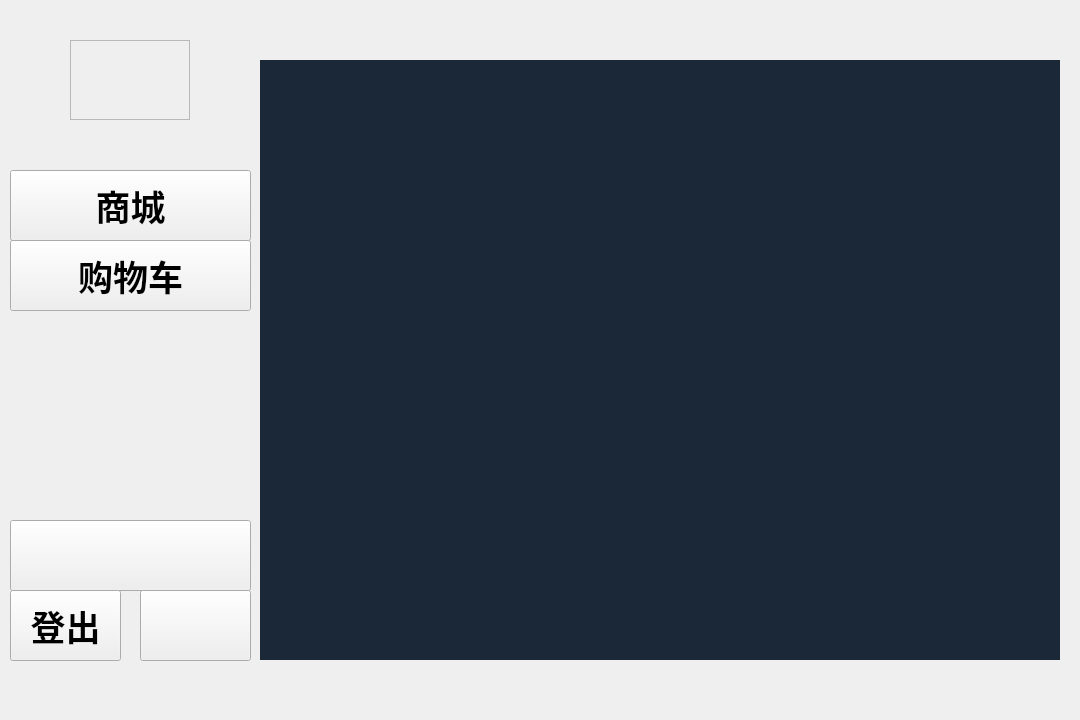
<?xml version="1.0" encoding="UTF-8"?>
<ui version="4.0">
 <class>Mainwindow</class>
 <widget class="QWidget" name="Mainwindow">
  <property name="geometry">
   <rect>
    <x>0</x>
    <y>0</y>
    <width>1080</width>
    <height>720</height>
   </rect>
  </property>
  <property name="windowTitle">
   <string>宝淘</string>
  </property>
  <widget class="QPushButton" name="market">
   <property name="geometry">
    <rect>
     <x>10</x>
     <y>170</y>
     <width>241</width>
     <height>71</height>
    </rect>
   </property>
   <property name="font">
    <font>
     <family>Alibaba PuHuiTi</family>
     <pointsize>26</pointsize>
     <weight>75</weight>
     <bold>true</bold>
    </font>
   </property>
   <property name="cursor">
    <cursorShape>PointingHandCursor</cursorShape>
   </property>
   <property name="text">
    <string>商城</string>
   </property>
  </widget>
  <widget class="QPushButton" name="shoplist">
   <property name="geometry">
    <rect>
     <x>10</x>
     <y>240</y>
     <width>241</width>
     <height>71</height>
    </rect>
   </property>
   <property name="font">
    <font>
     <family>Alibaba PuHuiTi</family>
     <pointsize>26</pointsize>
     <weight>75</weight>
     <bold>true</bold>
    </font>
   </property>
   <property name="cursor">
    <cursorShape>PointingHandCursor</cursorShape>
   </property>
   <property name="text">
    <string>购物车</string>
   </property>
  </widget>
  <widget class="QPushButton" name="useredit">
   <property name="geometry">
    <rect>
     <x>10</x>
     <y>520</y>
     <width>241</width>
     <height>71</height>
    </rect>
   </property>
   <property name="font">
    <font>
     <family>Alibaba PuHuiTi</family>
     <pointsize>26</pointsize>
     <weight>75</weight>
     <bold>true</bold>
    </font>
   </property>
   <property name="cursor">
    <cursorShape>PointingHandCursor</cursorShape>
   </property>
   <property name="text">
    <string/>
   </property>
  </widget>
  <widget class="QPushButton" name="logout">
   <property name="geometry">
    <rect>
     <x>10</x>
     <y>590</y>
     <width>111</width>
     <height>71</height>
    </rect>
   </property>
   <property name="font">
    <font>
     <family>Alibaba PuHuiTi</family>
     <pointsize>26</pointsize>
     <weight>75</weight>
     <bold>true</bold>
    </font>
   </property>
   <property name="cursor">
    <cursorShape>PointingHandCursor</cursorShape>
   </property>
   <property name="text">
    <string>登出</string>
   </property>
  </widget>
  <widget class="QPushButton" name="changeMoney">
   <property name="geometry">
    <rect>
     <x>140</x>
     <y>590</y>
     <width>111</width>
     <height>71</height>
    </rect>
   </property>
   <property name="font">
    <font>
     <family>Alibaba PuHuiTi</family>
     <pointsize>26</pointsize>
     <weight>75</weight>
     <bold>true</bold>
    </font>
   </property>
   <property name="cursor">
    <cursorShape>PointingHandCursor</cursorShape>
   </property>
   <property name="text">
    <string/>
   </property>
  </widget>
  <widget class="QStackedWidget" name="userWidgets">
   <property name="geometry">
    <rect>
     <x>260</x>
     <y>60</y>
     <width>800</width>
     <height>600</height>
    </rect>
   </property>
   <property name="styleSheet">
    <string notr="true">background-color: rgb(27, 40, 56);</string>
   </property>
  </widget>
  <widget class="QFrame" name="logo">
   <property name="geometry">
    <rect>
     <x>70</x>
     <y>40</y>
     <width>120</width>
     <height>80</height>
    </rect>
   </property>
   <property name="styleSheet">
    <string notr="true">image: url(:/new/prefix1/static/Logo.png);</string>
   </property>
   <property name="frameShape">
    <enum>QFrame::StyledPanel</enum>
   </property>
   <property name="frameShadow">
    <enum>QFrame::Raised</enum>
   </property>
  </widget>
 </widget>
 <resources/>
 <connections/>
</ui>
